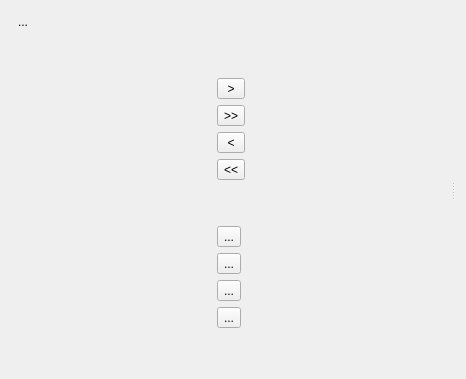
<?xml version="1.0" encoding="UTF-8"?>
<ui version="4.0">
 <class>QueryBuilderTotalByHierarchy</class>
 <widget class="QWidget" name="QueryBuilderTotalByHierarchy">
  <property name="geometry">
   <rect>
    <x>0</x>
    <y>0</y>
    <width>466</width>
    <height>379</height>
   </rect>
  </property>
  <property name="windowTitle">
   <string>Form</string>
  </property>
  <layout class="QGridLayout" name="gridLayout">
   <item row="0" column="0">
    <widget class="QSplitter" name="splitter_2">
     <property name="orientation">
      <enum>Qt::Horizontal</enum>
     </property>
     <widget class="QWidget" name="verticalLayoutWidget">
      <layout class="QVBoxLayout" name="verticalLayout_3">
       <item>
        <layout class="QHBoxLayout" name="horizontalLayout_8">
         <item>
          <widget class="QToolButton" name="btnType_4">
           <property name="toolTip">
            <string>Показать/Скрыть колонку типов</string>
           </property>
           <property name="text">
            <string>...</string>
           </property>
           <property name="icon">
            <iconset resource="../../resurses.qrc">
             <normaloff>:/img/select_type.png</normaloff>:/img/select_type.png</iconset>
           </property>
           <property name="checkable">
            <bool>true</bool>
           </property>
           <property name="autoRaise">
            <bool>true</bool>
           </property>
          </widget>
         </item>
         <item>
          <spacer name="horizontalSpacer_4">
           <property name="orientation">
            <enum>Qt::Horizontal</enum>
           </property>
           <property name="sizeHint" stdset="0">
            <size>
             <width>40</width>
             <height>20</height>
            </size>
           </property>
          </spacer>
         </item>
        </layout>
       </item>
       <item>
        <layout class="QHBoxLayout" name="horizontalLayout_7">
         <item>
          <layout class="QVBoxLayout" name="verticalLayout_8">
           <item>
            <spacer name="verticalSpacer_10">
             <property name="orientation">
              <enum>Qt::Vertical</enum>
             </property>
             <property name="sizeType">
              <enum>QSizePolicy::Fixed</enum>
             </property>
             <property name="sizeHint" stdset="0">
              <size>
               <width>20</width>
               <height>40</height>
              </size>
             </property>
            </spacer>
           </item>
           <item>
            <widget class="QToolButton" name="toolButton_25">
             <property name="text">
              <string> &gt; </string>
             </property>
             <property name="icon">
              <iconset resource="../../resurses.qrc">
               <normaloff>:/img/chevron-right.svg</normaloff>:/img/chevron-right.svg</iconset>
             </property>
            </widget>
           </item>
           <item>
            <widget class="QToolButton" name="toolButton_26">
             <property name="text">
              <string>&gt;&gt;</string>
             </property>
             <property name="icon">
              <iconset resource="../../resurses.qrc">
               <normaloff>:/img/chevron-double-right.svg</normaloff>:/img/chevron-double-right.svg</iconset>
             </property>
            </widget>
           </item>
           <item>
            <widget class="QToolButton" name="toolButton_27">
             <property name="text">
              <string> &lt; </string>
             </property>
             <property name="icon">
              <iconset resource="../../resurses.qrc">
               <normaloff>:/img/chevron-left.svg</normaloff>:/img/chevron-left.svg</iconset>
             </property>
            </widget>
           </item>
           <item>
            <widget class="QToolButton" name="toolButton_28">
             <property name="text">
              <string>&lt;&lt;</string>
             </property>
             <property name="icon">
              <iconset resource="../../resurses.qrc">
               <normaloff>:/img/chevron-double-left.svg</normaloff>:/img/chevron-double-left.svg</iconset>
             </property>
            </widget>
           </item>
           <item>
            <spacer name="verticalSpacer_11">
             <property name="orientation">
              <enum>Qt::Vertical</enum>
             </property>
             <property name="sizeHint" stdset="0">
              <size>
               <width>20</width>
               <height>40</height>
              </size>
             </property>
            </spacer>
           </item>
           <item>
            <widget class="QToolButton" name="toolButton_29">
             <property name="text">
              <string>...</string>
             </property>
             <property name="icon">
              <iconset resource="../../resurses.qrc">
               <normaloff>:/img/chevron-right.svg</normaloff>:/img/chevron-right.svg</iconset>
             </property>
            </widget>
           </item>
           <item>
            <widget class="QToolButton" name="toolButton_30">
             <property name="text">
              <string>...</string>
             </property>
             <property name="icon">
              <iconset resource="../../resurses.qrc">
               <normaloff>:/img/chevron-double-right.svg</normaloff>:/img/chevron-double-right.svg</iconset>
             </property>
            </widget>
           </item>
           <item>
            <widget class="QToolButton" name="toolButton_31">
             <property name="text">
              <string>...</string>
             </property>
             <property name="icon">
              <iconset resource="../../resurses.qrc">
               <normaloff>:/img/chevron-left.svg</normaloff>:/img/chevron-left.svg</iconset>
             </property>
            </widget>
           </item>
           <item>
            <widget class="QToolButton" name="toolButton_32">
             <property name="text">
              <string>...</string>
             </property>
             <property name="icon">
              <iconset resource="../../resurses.qrc">
               <normaloff>:/img/chevron-double-left.svg</normaloff>:/img/chevron-double-left.svg</iconset>
             </property>
            </widget>
           </item>
           <item>
            <spacer name="verticalSpacer_12">
             <property name="orientation">
              <enum>Qt::Vertical</enum>
             </property>
             <property name="sizeType">
              <enum>QSizePolicy::Fixed</enum>
             </property>
             <property name="sizeHint" stdset="0">
              <size>
               <width>20</width>
               <height>40</height>
              </size>
             </property>
            </spacer>
           </item>
          </layout>
         </item>
        </layout>
       </item>
      </layout>
     </widget>
     <widget class="QSplitter" name="splitter">
      <property name="orientation">
       <enum>Qt::Vertical</enum>
      </property>
     </widget>
    </widget>
   </item>
  </layout>
 </widget>
 <resources>
  <include location="../../resurses.qrc"/>
 </resources>
 <connections/>
</ui>
